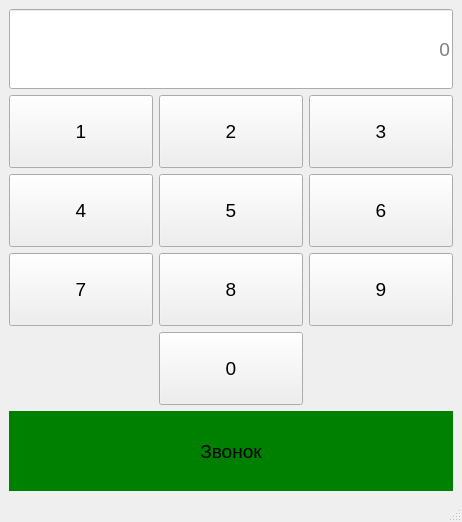
<?xml version="1.0" encoding="UTF-8"?>
<ui version="4.0">
 <class>MainWindow</class>
 <widget class="QMainWindow" name="MainWindow">
  <property name="geometry">
   <rect>
    <x>0</x>
    <y>0</y>
    <width>462</width>
    <height>522</height>
   </rect>
  </property>
  <property name="windowTitle">
   <string>MainWindow</string>
  </property>
  <widget class="QWidget" name="centralwidget">
   <layout class="QGridLayout" name="gridLayout_2">
    <item row="0" column="0">
     <layout class="QVBoxLayout" name="verticalLayout">
      <item>
       <widget class="QLineEdit" name="lineEdit">
        <property name="minimumSize">
         <size>
          <width>0</width>
          <height>80</height>
         </size>
        </property>
        <property name="font">
         <font>
          <pointsize>14</pointsize>
         </font>
        </property>
        <property name="alignment">
         <set>Qt::AlignRight|Qt::AlignTrailing|Qt::AlignVCenter</set>
        </property>
        <property name="placeholderText">
         <string>0</string>
        </property>
       </widget>
      </item>
      <item>
       <layout class="QGridLayout" name="gridLayout">
        <item row="3" column="0">
         <widget class="QPushButton" name="pushButton_7">
          <property name="sizePolicy">
           <sizepolicy hsizetype="Minimum" vsizetype="Expanding">
            <horstretch>0</horstretch>
            <verstretch>0</verstretch>
           </sizepolicy>
          </property>
          <property name="font">
           <font>
            <pointsize>14</pointsize>
           </font>
          </property>
          <property name="text">
           <string>4</string>
          </property>
         </widget>
        </item>
        <item row="0" column="0">
         <widget class="QPushButton" name="pushButton">
          <property name="sizePolicy">
           <sizepolicy hsizetype="Minimum" vsizetype="Expanding">
            <horstretch>0</horstretch>
            <verstretch>0</verstretch>
           </sizepolicy>
          </property>
          <property name="font">
           <font>
            <pointsize>14</pointsize>
           </font>
          </property>
          <property name="text">
           <string>1</string>
          </property>
         </widget>
        </item>
        <item row="7" column="1">
         <widget class="QPushButton" name="pushButton_2">
          <property name="sizePolicy">
           <sizepolicy hsizetype="Minimum" vsizetype="Expanding">
            <horstretch>0</horstretch>
            <verstretch>0</verstretch>
           </sizepolicy>
          </property>
          <property name="font">
           <font>
            <pointsize>14</pointsize>
           </font>
          </property>
          <property name="text">
           <string>0</string>
          </property>
         </widget>
        </item>
        <item row="6" column="1">
         <widget class="QPushButton" name="pushButton_8">
          <property name="sizePolicy">
           <sizepolicy hsizetype="Minimum" vsizetype="Expanding">
            <horstretch>0</horstretch>
            <verstretch>0</verstretch>
           </sizepolicy>
          </property>
          <property name="font">
           <font>
            <pointsize>14</pointsize>
           </font>
          </property>
          <property name="text">
           <string>8</string>
          </property>
         </widget>
        </item>
        <item row="3" column="2">
         <widget class="QPushButton" name="pushButton_10">
          <property name="sizePolicy">
           <sizepolicy hsizetype="Minimum" vsizetype="Expanding">
            <horstretch>0</horstretch>
            <verstretch>0</verstretch>
           </sizepolicy>
          </property>
          <property name="font">
           <font>
            <pointsize>14</pointsize>
           </font>
          </property>
          <property name="text">
           <string>6</string>
          </property>
         </widget>
        </item>
        <item row="3" column="1">
         <widget class="QPushButton" name="pushButton_5">
          <property name="sizePolicy">
           <sizepolicy hsizetype="Minimum" vsizetype="Expanding">
            <horstretch>0</horstretch>
            <verstretch>0</verstretch>
           </sizepolicy>
          </property>
          <property name="font">
           <font>
            <pointsize>14</pointsize>
           </font>
          </property>
          <property name="text">
           <string>5</string>
          </property>
         </widget>
        </item>
        <item row="0" column="2">
         <widget class="QPushButton" name="pushButton_6">
          <property name="sizePolicy">
           <sizepolicy hsizetype="Minimum" vsizetype="Expanding">
            <horstretch>0</horstretch>
            <verstretch>0</verstretch>
           </sizepolicy>
          </property>
          <property name="font">
           <font>
            <pointsize>14</pointsize>
           </font>
          </property>
          <property name="text">
           <string>3</string>
          </property>
         </widget>
        </item>
        <item row="6" column="0">
         <widget class="QPushButton" name="pushButton_9">
          <property name="sizePolicy">
           <sizepolicy hsizetype="Minimum" vsizetype="Expanding">
            <horstretch>0</horstretch>
            <verstretch>0</verstretch>
           </sizepolicy>
          </property>
          <property name="font">
           <font>
            <pointsize>14</pointsize>
           </font>
          </property>
          <property name="text">
           <string>7</string>
          </property>
         </widget>
        </item>
        <item row="0" column="1">
         <widget class="QPushButton" name="pushButton_4">
          <property name="sizePolicy">
           <sizepolicy hsizetype="Minimum" vsizetype="Expanding">
            <horstretch>0</horstretch>
            <verstretch>0</verstretch>
           </sizepolicy>
          </property>
          <property name="font">
           <font>
            <pointsize>14</pointsize>
           </font>
          </property>
          <property name="text">
           <string>2</string>
          </property>
         </widget>
        </item>
        <item row="6" column="2">
         <widget class="QPushButton" name="pushButton_3">
          <property name="sizePolicy">
           <sizepolicy hsizetype="Minimum" vsizetype="Expanding">
            <horstretch>0</horstretch>
            <verstretch>0</verstretch>
           </sizepolicy>
          </property>
          <property name="font">
           <font>
            <pointsize>14</pointsize>
           </font>
          </property>
          <property name="text">
           <string>9</string>
          </property>
         </widget>
        </item>
       </layout>
      </item>
      <item>
       <widget class="QPushButton" name="pushButton_11">
        <property name="minimumSize">
         <size>
          <width>0</width>
          <height>80</height>
         </size>
        </property>
        <property name="font">
         <font>
          <pointsize>14</pointsize>
         </font>
        </property>
        <property name="styleSheet">
         <string notr="true">background-color: green;
border-style: solid;
</string>
        </property>
        <property name="text">
         <string>Звонок</string>
        </property>
        <property name="checkable">
         <bool>false</bool>
        </property>
       </widget>
      </item>
     </layout>
    </item>
   </layout>
  </widget>
  <widget class="QMenuBar" name="menubar">
   <property name="geometry">
    <rect>
     <x>0</x>
     <y>0</y>
     <width>462</width>
     <height>22</height>
    </rect>
   </property>
  </widget>
  <widget class="QStatusBar" name="statusbar"/>
 </widget>
 <resources/>
 <connections>
  <connection>
   <sender>pushButton</sender>
   <signal>clicked()</signal>
   <receiver>MainWindow</receiver>
   <slot>add1()</slot>
   <hints>
    <hint type="sourcelabel">
     <x>85</x>
     <y>136</y>
    </hint>
    <hint type="destinationlabel">
     <x>55</x>
     <y>340</y>
    </hint>
   </hints>
  </connection>
  <connection>
   <sender>pushButton_4</sender>
   <signal>clicked()</signal>
   <receiver>MainWindow</receiver>
   <slot>add2()</slot>
   <hints>
    <hint type="sourcelabel">
     <x>211</x>
     <y>151</y>
    </hint>
    <hint type="destinationlabel">
     <x>112</x>
     <y>346</y>
    </hint>
   </hints>
  </connection>
  <connection>
   <sender>pushButton_6</sender>
   <signal>clicked()</signal>
   <receiver>MainWindow</receiver>
   <slot>add3()</slot>
   <hints>
    <hint type="sourcelabel">
     <x>358</x>
     <y>158</y>
    </hint>
    <hint type="destinationlabel">
     <x>326</x>
     <y>339</y>
    </hint>
   </hints>
  </connection>
  <connection>
   <sender>pushButton_7</sender>
   <signal>clicked()</signal>
   <receiver>MainWindow</receiver>
   <slot>add4()</slot>
   <hints>
    <hint type="sourcelabel">
     <x>107</x>
     <y>220</y>
    </hint>
    <hint type="destinationlabel">
     <x>123</x>
     <y>372</y>
    </hint>
   </hints>
  </connection>
  <connection>
   <sender>pushButton_5</sender>
   <signal>clicked()</signal>
   <receiver>MainWindow</receiver>
   <slot>add5()</slot>
   <hints>
    <hint type="sourcelabel">
     <x>192</x>
     <y>233</y>
    </hint>
    <hint type="destinationlabel">
     <x>65</x>
     <y>374</y>
    </hint>
   </hints>
  </connection>
  <connection>
   <sender>pushButton_10</sender>
   <signal>clicked()</signal>
   <receiver>MainWindow</receiver>
   <slot>add6()</slot>
   <hints>
    <hint type="sourcelabel">
     <x>359</x>
     <y>227</y>
    </hint>
    <hint type="destinationlabel">
     <x>437</x>
     <y>334</y>
    </hint>
   </hints>
  </connection>
  <connection>
   <sender>pushButton_9</sender>
   <signal>clicked()</signal>
   <receiver>MainWindow</receiver>
   <slot>add7()</slot>
   <hints>
    <hint type="sourcelabel">
     <x>129</x>
     <y>307</y>
    </hint>
    <hint type="destinationlabel">
     <x>407</x>
     <y>344</y>
    </hint>
   </hints>
  </connection>
  <connection>
   <sender>pushButton_8</sender>
   <signal>clicked()</signal>
   <receiver>MainWindow</receiver>
   <slot>add8()</slot>
   <hints>
    <hint type="sourcelabel">
     <x>234</x>
     <y>291</y>
    </hint>
    <hint type="destinationlabel">
     <x>434</x>
     <y>373</y>
    </hint>
   </hints>
  </connection>
  <connection>
   <sender>pushButton_3</sender>
   <signal>clicked()</signal>
   <receiver>MainWindow</receiver>
   <slot>add9()</slot>
   <hints>
    <hint type="sourcelabel">
     <x>417</x>
     <y>306</y>
    </hint>
    <hint type="destinationlabel">
     <x>335</x>
     <y>378</y>
    </hint>
   </hints>
  </connection>
  <connection>
   <sender>pushButton_2</sender>
   <signal>clicked()</signal>
   <receiver>MainWindow</receiver>
   <slot>add0()</slot>
   <hints>
    <hint type="sourcelabel">
     <x>229</x>
     <y>377</y>
    </hint>
    <hint type="destinationlabel">
     <x>13</x>
     <y>377</y>
    </hint>
   </hints>
  </connection>
  <connection>
   <sender>pushButton_11</sender>
   <signal>clicked()</signal>
   <receiver>MainWindow</receiver>
   <slot>makeCall()</slot>
   <hints>
    <hint type="sourcelabel">
     <x>336</x>
     <y>468</y>
    </hint>
    <hint type="destinationlabel">
     <x>292</x>
     <y>493</y>
    </hint>
   </hints>
  </connection>
 </connections>
 <slots>
  <slot>add0()</slot>
  <slot>add1()</slot>
  <slot>add2()</slot>
  <slot>add3()</slot>
  <slot>add4()</slot>
  <slot>add5()</slot>
  <slot>add6()</slot>
  <slot>add7()</slot>
  <slot>add8()</slot>
  <slot>add9()</slot>
  <slot>makeCall()</slot>
 </slots>
</ui>
